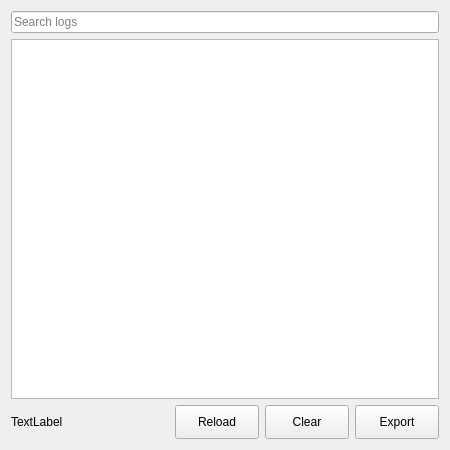
<?xml version="1.0" encoding="UTF-8"?>
<ui version="4.0">
 <class>FormLogs</class>
 <widget class="QWidget" name="FormLogs">
  <property name="geometry">
   <rect>
    <x>0</x>
    <y>0</y>
    <width>450</width>
    <height>450</height>
   </rect>
  </property>
  <property name="minimumSize">
   <size>
    <width>450</width>
    <height>450</height>
   </size>
  </property>
  <property name="windowTitle">
   <string>Logs</string>
  </property>
  <layout class="QGridLayout" name="gridLayout">
   <item row="0" column="0" colspan="4">
    <widget class="QLineEdit" name="lineEditSearch">
     <property name="placeholderText">
      <string>Search logs</string>
     </property>
    </widget>
   </item>
   <item row="1" column="0" colspan="4">
    <widget class="QListWidget" name="listWidget"/>
   </item>
   <item row="2" column="0">
    <widget class="QLabel" name="label">
     <property name="text">
      <string>TextLabel</string>
     </property>
    </widget>
   </item>
   <item row="2" column="1">
    <widget class="QPushButton" name="pushButtonReload">
     <property name="minimumSize">
      <size>
       <width>84</width>
       <height>34</height>
      </size>
     </property>
     <property name="maximumSize">
      <size>
       <width>84</width>
       <height>34</height>
      </size>
     </property>
     <property name="text">
      <string>Reload</string>
     </property>
    </widget>
   </item>
   <item row="2" column="2">
    <widget class="QPushButton" name="pushButtonClear">
     <property name="minimumSize">
      <size>
       <width>84</width>
       <height>34</height>
      </size>
     </property>
     <property name="maximumSize">
      <size>
       <width>84</width>
       <height>34</height>
      </size>
     </property>
     <property name="text">
      <string>Clear</string>
     </property>
    </widget>
   </item>
   <item row="2" column="3">
    <widget class="QPushButton" name="pushButtonExport">
     <property name="minimumSize">
      <size>
       <width>84</width>
       <height>34</height>
      </size>
     </property>
     <property name="maximumSize">
      <size>
       <width>84</width>
       <height>34</height>
      </size>
     </property>
     <property name="text">
      <string>Export</string>
     </property>
    </widget>
   </item>
  </layout>
 </widget>
 <resources/>
 <connections/>
</ui>
